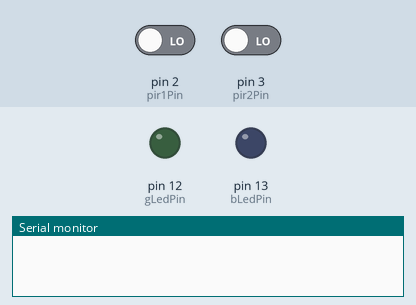
Simulated run of this sketch. Board: Arduino Uno, built with avr-gcc and run on an emulated ATmega328P. Shown: output pins drawn as LEDs (lit = HIGH), the last lines printed to the serial monitor. The test bench sets the inputs (shaded band); at power-on: pin 2 (pir1Pin) LOW, pin 3 (pir2Pin) LOW.

Above: at 1.2 s.
1.3 s: pin 2 (pir1Pin) driven HIGH
At 2.5 s:
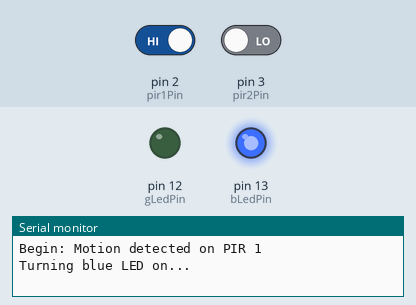
2.8 s: pin 3 (pir2Pin) driven HIGH
At 3.8 s:
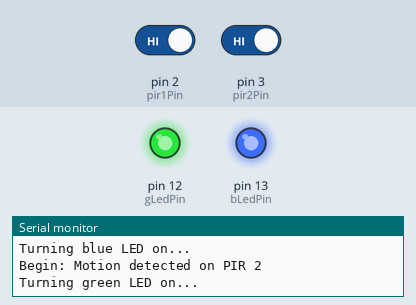
4.3 s: pin 2 (pir1Pin) driven LOW
At 4.9 s:
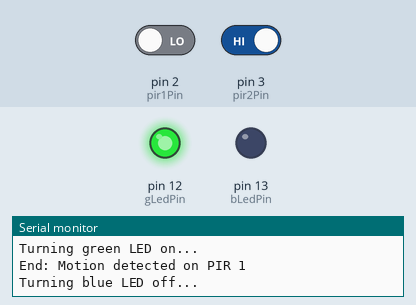
5.8 s: pin 3 (pir2Pin) driven LOW
At 7.2 s:
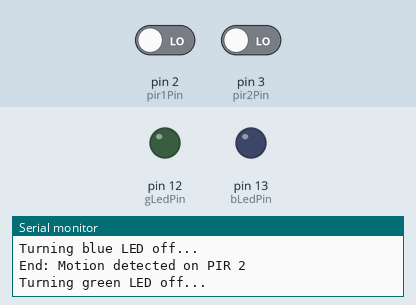
Timing chart, 0 to 8.3 s (numbered marks = the images above; inputs shaded):
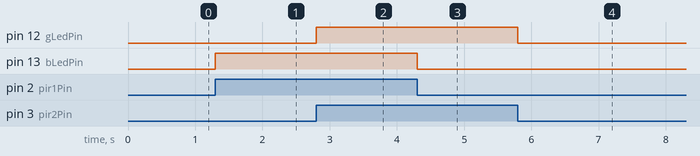

The sketch:

Task1.3C.ino
```cpp
const int pir1Pin = 2;
const int pir2Pin = 3;
const int gLedPin = 12;
const int bLedPin = 13;

void setup() {
  // Configure pins
  pinMode(pir1Pin, INPUT_PULLUP);
  pinMode(pir2Pin, INPUT_PULLUP);
  pinMode(bLedPin, OUTPUT);
  pinMode(gLedPin, OUTPUT);
  attachInterrupt(digitalPinToInterrupt(pir1Pin), pir1_ISR, CHANGE);
  attachInterrupt(digitalPinToInterrupt(pir2Pin), pir2_ISR, CHANGE);
  // Open serial port
  Serial.begin(9600);
}

void loop() {

}

void pir1_ISR() {
  if (digitalRead(pir1Pin) == HIGH){
    Serial.println("Begin: Motion detected on PIR 1");
    Serial.println("Turning blue LED on...");
    digitalWrite(bLedPin, HIGH);
  }
  else {
    Serial.println("End: Motion detected on PIR 1");
    Serial.println("Turning blue LED off...");
    digitalWrite(bLedPin, LOW);
  }
}

void pir2_ISR() {
  if (digitalRead(pir2Pin) == HIGH){
    Serial.println("Begin: Motion detected on PIR 2");
    Serial.println("Turning green LED on...");
    digitalWrite(gLedPin, HIGH);
  }
  else {
    Serial.println("End: Motion detected on PIR 2");
    Serial.println("Turning green LED off...");
    digitalWrite(gLedPin, LOW);
  }
}
```

Measured:
- after the input at 1.3 s, pin 13 (bLedPin): LOW → HIGH at once
- after the input at 2.8 s, pin 12 (gLedPin): LOW → HIGH at once
- after the input at 4.3 s, pin 13 (bLedPin): HIGH → LOW at once
- after the input at 5.8 s, pin 12 (gLedPin): HIGH → LOW at once
